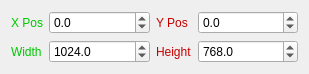
              <widget class="QWidget" name="tabSpRect">
               <property name="geometry">
                <rect>
                 <x>0</x>
                 <y>0</y>
                 <width>309</width>
                 <height>66</height>
                </rect>
               </property>
               <attribute name="label">
                <string>Indexed area</string>
               </attribute>
               <layout class="QGridLayout" name="gridLayout_5">
                <item row="0" column="0">
                 <widget class="QLabel" name="label_24">
                  <property name="sizePolicy">
                   <sizepolicy hsizetype="Maximum" vsizetype="Preferred">
                    <horstretch>0</horstretch>
                    <verstretch>0</verstretch>
                   </sizepolicy>
                  </property>
                  <property name="styleSheet">
                   <string notr="true">color: rgb(0, 200, 0)</string>
                  </property>
                  <property name="text">
                   <string>X Pos</string>
                  </property>
                 </widget>
                </item>
                <item row="0" column="1">
                 <widget class="QDoubleSpinBox" name="spRectX">
                  <property name="sizePolicy">
                   <sizepolicy hsizetype="Preferred" vsizetype="Fixed">
                    <horstretch>0</horstretch>
                    <verstretch>0</verstretch>
                   </sizepolicy>
                  </property>
                  <property name="suffix">
                   <string/>
                  </property>
                  <property name="decimals">
                   <number>1</number>
                  </property>
                  <property name="minimum">
                   <double>-10000.000000000000000</double>
                  </property>
                  <property name="maximum">
                   <double>10000.000000000000000</double>
                  </property>
                  <property name="singleStep">
                   <double>10.000000000000000</double>
                  </property>
                  <property name="stepType">
                   <enum>QAbstractSpinBox::AdaptiveDecimalStepType</enum>
                  </property>
                 </widget>
                </item>
                <item row="0" column="2">
                 <widget class="QLabel" name="label_27">
                  <property name="sizePolicy">
                   <sizepolicy hsizetype="Maximum" vsizetype="Preferred">
                    <horstretch>0</horstretch>
                    <verstretch>0</verstretch>
                   </sizepolicy>
                  </property>
                  <property name="styleSheet">
                   <string notr="true">color: rgb(200,0, 0)</string>
                  </property>
                  <property name="text">
                   <string>Y Pos</string>
                  </property>
                 </widget>
                </item>
                <item row="0" column="3">
                 <widget class="QDoubleSpinBox" name="spRectY">
                  <property name="sizePolicy">
                   <sizepolicy hsizetype="Preferred" vsizetype="Fixed">
                    <horstretch>0</horstretch>
                    <verstretch>0</verstretch>
                   </sizepolicy>
                  </property>
                  <property name="decimals">
                   <number>1</number>
                  </property>
                  <property name="minimum">
                   <double>-10000.000000000000000</double>
                  </property>
                  <property name="maximum">
                   <double>10000.000000000000000</double>
                  </property>
                  <property name="singleStep">
                   <double>10.000000000000000</double>
                  </property>
                  <property name="stepType">
                   <enum>QAbstractSpinBox::AdaptiveDecimalStepType</enum>
                  </property>
                 </widget>
                </item>
                <item row="1" column="0">
                 <widget class="QLabel" name="label_30">
                  <property name="sizePolicy">
                   <sizepolicy hsizetype="Maximum" vsizetype="Preferred">
                    <horstretch>0</horstretch>
                    <verstretch>0</verstretch>
                   </sizepolicy>
                  </property>
                  <property name="styleSheet">
                   <string notr="true">color: rgb(0, 200, 0)</string>
                  </property>
                  <property name="text">
                   <string>Width</string>
                  </property>
                 </widget>
                </item>
                <item row="1" column="1">
                 <widget class="QDoubleSpinBox" name="spRectW">
                  <property name="sizePolicy">
                   <sizepolicy hsizetype="Preferred" vsizetype="Fixed">
                    <horstretch>0</horstretch>
                    <verstretch>0</verstretch>
                   </sizepolicy>
                  </property>
                  <property name="decimals">
                   <number>1</number>
                  </property>
                  <property name="maximum">
                   <double>10000.000000000000000</double>
                  </property>
                  <property name="singleStep">
                   <double>10.000000000000000</double>
                  </property>
                  <property name="stepType">
                   <enum>QAbstractSpinBox::AdaptiveDecimalStepType</enum>
                  </property>
                  <property name="value">
                   <double>1024.000000000000000</double>
                  </property>
                 </widget>
                </item>
                <item row="1" column="2">
                 <widget class="QLabel" name="label_31">
                  <property name="sizePolicy">
                   <sizepolicy hsizetype="Maximum" vsizetype="Preferred">
                    <horstretch>0</horstretch>
                    <verstretch>0</verstretch>
                   </sizepolicy>
                  </property>
                  <property name="styleSheet">
                   <string notr="true">color: rgb(200,0, 0)</string>
                  </property>
                  <property name="text">
                   <string>Height</string>
                  </property>
                 </widget>
                </item>
                <item row="1" column="3">
                 <widget class="QDoubleSpinBox" name="spRectH">
                  <property name="sizePolicy">
                   <sizepolicy hsizetype="Preferred" vsizetype="Fixed">
                    <horstretch>0</horstretch>
                    <verstretch>0</verstretch>
                   </sizepolicy>
                  </property>
                  <property name="decimals">
                   <number>1</number>
                  </property>
                  <property name="maximum">
                   <double>10000.000000000000000</double>
                  </property>
                  <property name="singleStep">
                   <double>10.000000000000000</double>
                  </property>
                  <property name="stepType">
                   <enum>QAbstractSpinBox::AdaptiveDecimalStepType</enum>
                  </property>
                  <property name="value">
                   <double>768.000000000000000</double>
                  </property>
                 </widget>
                </item>
               </layout>
              </widget>
